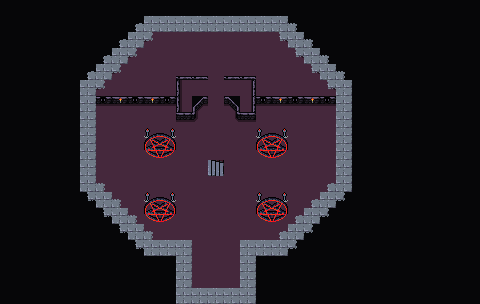

A level layout from a 2D game, rendered from its tile map. Below: a short description, then the map file with tile-grid data replaced by summaries:
An orthogonal 30x19 tile map with 16x16 px tiles, 5 tile layers (Collision, Background, Ground, Ornamental Walls, ...), 3 tilesets and 27 objects (4x dialog).

<map version="1.10" tiledversion="1.10.1" orientation="orthogonal" renderorder="right-down" width="30" height="19" tilewidth="16" tileheight="16" infinite="0" nextlayerid="8" nextobjectid="117">
 <editorsettings>
  <export target="wastetown..tmx" format="tmx" />
 </editorsettings>
 <properties>
  <property name="dungeonEffect" value="" />
 </properties>
 <tileset firstgid="1" source="../../tileset/main.tsx" />
 <tileset firstgid="10113" source="../../tileset/buildings.tsx" />
 <tileset firstgid="11905" source="../../tileset/dungeon/DarkAbbeyTiles.tsx" />
 <layer id="6" name="Collision" width="30" height="19">
  <data>[570 cells, 103 non-empty, 7 distinct tile ids]</data>
 </layer>
 <layer id="1" name="Background" width="30" height="19">
  <data>[570 cells, 564 non-empty, 4 distinct tile ids]</data>
 </layer>
 <layer id="2" name="Ground" width="30" height="19">
  <data>[570 cells, 378 non-empty, 17 distinct tile ids]</data>
 </layer>
 <layer id="7" name="Ornamental Walls" width="30" height="19">
  <data>[570 cells, 106 non-empty, 15 distinct tile ids]</data>
 </layer>
 <layer id="3" name="Clutter" width="30" height="19">
  <properties>
   <property name="spriteLayer" type="bool" value="true" />
  </properties>
  <data>[570 cells, 17 non-empty, 5 distinct tile ids]</data>
 </layer>
 <objectgroup id="4" name="Objects">
  <object id="66" template="../../obj/treasure.tx" x="256.447" y="95.763">
   <properties>
    <property name="reward">[{
  "type": "randomCard",
  "count": 2,
  "colors": [ "colorID" ]
},{
  "type": "randomCard",
  "count": 1,
  "probability": 0.5,
  "rarity": [ "rare" ],
  "colors": [ "colorID" ]
},{
  "type": "randomCard",
  "count": 3,
  "addMaxCount": 2
}]</property>
   </properties>
  </object>
  <object id="75" template="../../obj/enemy.tx" x="291.571" y="166.141">
   <properties>
    <property name="enemy" value="Demon" />
    <property name="threatRange" type="int" value="30" />
    <property name="waypoints" value="100,101,99" />
   </properties>
  </object>
  <object id="83" template="../../obj/waypoint.tx" x="193.014" y="286.598" />
  <object id="86" template="../../obj/entry_up.tx" x="208.316" y="175.684">
   <properties>
    <property name="teleport" value="../common/maps/map/monastery/unhallowed_abbey_1F.tmx" />
   </properties>
  </object>
  <object id="87" template="../../obj/booster.tx" x="272.228" y="95.7719">
   <properties>
    <property name="reward">[
  {
    "editions": [ "VOW" ],
    "type": "card",
    "count": 10,
    "rarity": [ "Common" ]
  },
  {
    "editions": [ "VOW" ],
    "type": "card",
    "count": 3,
    "rarity": [ "Uncommon" ]
  },
  {
    "editions": [ "VOW" ],
    "type": "card",
    "count": 1,
    "rarity": [ "Rare", "Mythic Rare" ]
  }
]
</property>
   </properties>
  </object>
  <object id="88" template="../../obj/treasure.tx" x="240.333" y="47.6667">
   <properties>
    <property name="reward">[{
  "type": "randomCard",
  "count": 2,
  "colors": [ "colorID" ]
},{
  "type": "randomCard",
  "count": 1,
  "probability": 0.5,
  "rarity": [ "rare" ],
  "colors": [ "colorID" ]
},{
  "type": "randomCard",
  "count": 3,
  "addMaxCount": 2
}]</property>
   </properties>
  </object>
  <object id="89" template="../../obj/booster.tx" x="257.333" y="47.3333">
   <properties>
    <property name="reward">[
  {
    "editions": [ "MID" ],
    "type": "card",
    "count": 10,
    "rarity": [ "Common" ]
  },
  {
    "editions": [ "MID" ],
    "type": "card",
    "count": 3,
    "rarity": [ "Uncommon" ]
  },
  {
    "editions": [ "MID" ],
    "type": "card",
    "count": 1,
    "rarity": [ "Rare", "Mythic Rare" ]
  }
]
</property>
   </properties>
  </object>
  <object id="90" template="../../obj/treasure.tx" x="175.667" y="48.3333">
   <properties>
    <property name="reward">[{
  "type": "randomCard",
  "count": 2,
  "colors": [ "colorID" ]
},{
  "type": "randomCard",
  "count": 1,
  "probability": 0.5,
  "rarity": [ "rare" ],
  "colors": [ "colorID" ]
},{
  "type": "randomCard",
  "count": 3,
  "addMaxCount": 2
}]</property>
   </properties>
  </object>
  <object id="91" template="../../obj/treasure.tx" x="144.333" y="95">
   <properties>
    <property name="reward">[{
  "type": "randomCard",
  "count": 2,
  "colors": [ "colorID" ]
},{
  "type": "randomCard",
  "count": 1,
  "probability": 0.5,
  "rarity": [ "rare" ],
  "colors": [ "colorID" ]
},{
  "type": "randomCard",
  "count": 3,
  "addMaxCount": 2
}]</property>
   </properties>
  </object>
  <object id="92" template="../../obj/booster.tx" x="127.667" y="94">
   <properties>
    <property name="reward">[
  {
    "editions": [ "SOI" ],
    "type": "card",
    "count": 10,
    "rarity": [ "Common" ]
  },
  {
    "editions": [ "SOI" ],
    "type": "card",
    "count": 3,
    "rarity": [ "Uncommon" ]
  },
  {
    "editions": [ "SOI" ],
    "type": "card",
    "count": 1,
    "rarity": [ "Rare", "Mythic Rare" ]
  }
]
</property>
   </properties>
  </object>
  <object id="93" template="../../obj/booster.tx" x="159" y="47">
   <properties>
    <property name="reward">[
  {
    "editions": [ "EMN" ],
    "type": "card",
    "count": 10,
    "rarity": [ "Common" ]
  },
  {
    "editions": [ "EMN" ],
    "type": "card",
    "count": 3,
    "rarity": [ "Uncommon" ]
  },
  {
    "editions": [ "EMN" ],
    "type": "card",
    "count": 1,
    "rarity": [ "Rare", "Mythic Rare" ]
  }
]
</property>
   </properties>
  </object>
  <object id="94" template="../../obj/enemy.tx" x="208.666" y="270.394">
   <properties>
    <property name="enemy" value="Demon" />
    <property name="threatRange" type="int" value="30" />
    <property name="waypoints" value="98,97,83" />
   </properties>
  </object>
  <object id="95" template="../../obj/enemy.tx" x="122.212" y="172.727">
   <properties>
    <property name="enemy" value="Demon" />
    <property name="threatRange" type="int" value="30" />
    <property name="waypoints" value="104,102,103" />
   </properties>
  </object>
  <object id="97" template="../../obj/waypoint.tx" x="192.727" y="255.455" />
  <object id="98" template="../../obj/waypoint.tx" x="223.091" y="255.455" />
  <object id="99" template="../../obj/waypoint.tx" x="288.545" y="127.273" />
  <object id="100" template="../../obj/waypoint.tx" x="287.636" y="192" />
  <object id="101" template="../../obj/waypoint.tx" x="319.091" y="159.273" />
  <object id="102" template="../../obj/waypoint.tx" x="97.4545" y="159.636" />
  <object id="103" template="../../obj/waypoint.tx" x="126.545" y="127.455" />
  <object id="104" template="../../obj/waypoint.tx" x="125.636" y="200.909" />
  <object id="108" name="Ward" type="dialog" gid="11912" x="192.063" y="128.292" width="48" height="16">
   <properties>
    <property name="dialog">[{
    "text":"A translucent, shimmering red field blocks your path. Pained screams echo through the room behind you.",
    "loctext": "adv.monastery_unhallowed_abbey_2F.97.d.n0.text",
    "options":[
    { "name":"Leave", "locname": "adv.shared.leave" } 
    ]
}]</property>
   </properties>
  </object>
  <object id="109" name="Sacrifice1" type="dialog" gid="11905" x="159.667" y="123.333" width="16" height="16">
   <properties>
    <property name="dialog">[
  { 
    "text":"A captive lies tied to the altar. Glowing red runes encircle them.", 
    "options":[ 
	{ 
		"text":"As the third captive is freed, you hear the sound of shattering as the barrier in the center of the chamber fails. Time to end this.",
		"action":[{"deleteMapObject":-1},{"advanceMapFlag":"gate"}],
		"name":"Free them" 
			"options":[{
			"condition":[{"getMapFlag":{"key":"gate","op":"&gt;=","val":3}}],
			"action":[{"deleteMapObject":108}],
			"name":"Continue" }]
	},
	{ "name":"Leave" } 	
	] 
	} 
]</property>
   </properties>
  </object>
  </objectgroup>
</map>
<!-- 4 of 27 objects omitted -->
